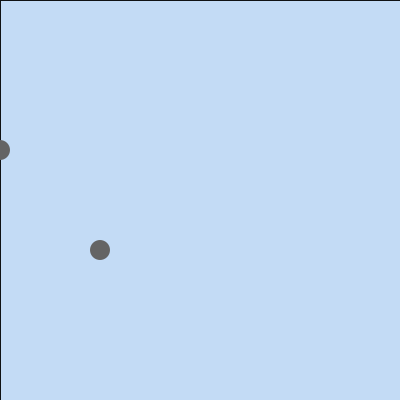
Frame 1 (no input)
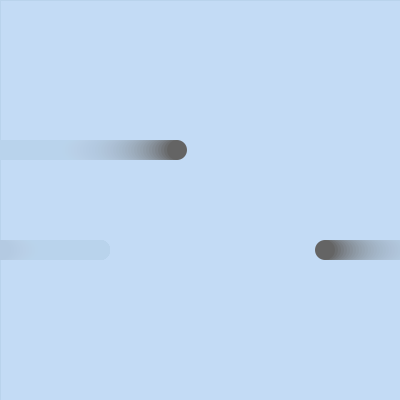
Frame 60 (the mouse pressed at the canvas centre just before this capture)
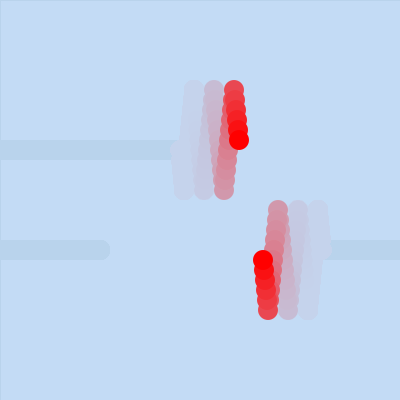
Frame 120 (the mouse held since frame 60 and released just before this capture)

The Processing sketch that drew these frames (run headless with seeded random() and noise(); from frame 60 on, the mouse is pressed at the canvas centre):

// Processing sketch: processing_42509
// ── processing_42509.pde

int x=0;
int y= 150;
int a=width;
int b=250;

int speedX = 3;
int speedY = 10;

void setup() {
  size(400, 400);
  smooth();
  fill(195, 219, 245);
  rect(0, 0, width, height);
}

void draw() {
  noStroke();
  fill(195, 219, 245, 20);
  rect(0, 0, width, height);

  fill(255, 0, 0);
  noStroke();


  if (mousePressed) {
    if (y < 100 || y > 180) {
      if (b < 220 || b > 300) {
        speedY = speedY * -1;
      }
    }

    if (x > width || x < 0) {
      x=0;
    }
    else if (a > width || a < 0) {
      a=width;
    }
    ellipse(x, y, 20, 20);
    ellipse(a, b, 20, 20);

    speedX = 1;
    x = x + speedX;
    y = y + speedY;
    a = a - speedX;
    b = b - speedY;
  }

  else {
    if (x > width || x < 0) {
      x=0;
    }
    else if (a > width || a < 0) {
      a=width;
    }
    fill(100);
    ellipse(x, y, 20, 20);
    ellipse(a, b, 20, 20);

    x = x + speedX;
    a = a - speedX;
    speedX= 3;
    y=150;
    b=250;
  }
}
